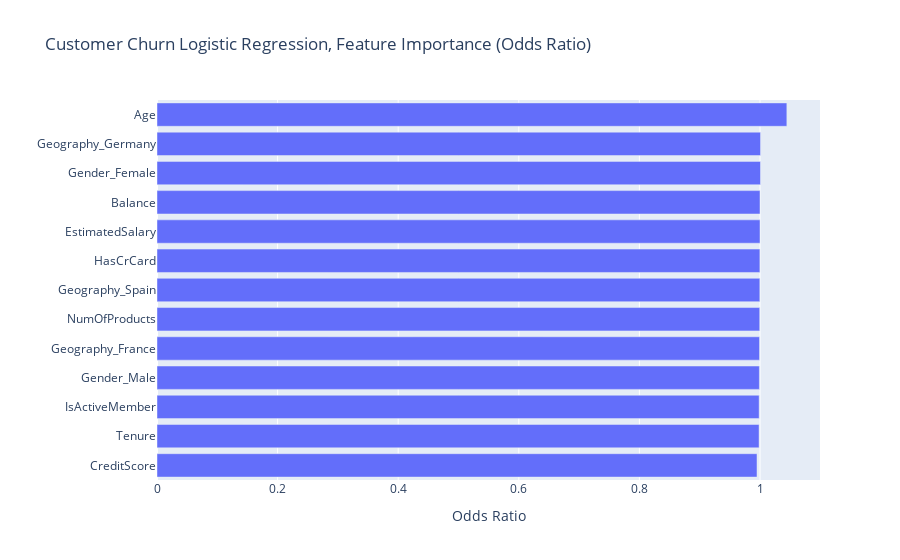

This figure's notebook cell:
### Code cell
# Create horizontal bar chart of feature importances
plt.Figure(figsize=(15,10))
fig = px.bar(
    data_frame=odds_ratios, 
    x=odds_ratios[:15].values, 
    y=odds_ratios[:15].index, 
    title="Customer Churn Logistic Regression, Feature Importance (Odds Ratio)"
)

fig.update_layout(xaxis_title='Odds Ratio', yaxis_title='')
fig.show()

### Figure 1 — Plotly figure (JSON) as saved in the notebook; plotly's stock layout.template omitted (floating-point values rounded to 4 significant figures)
{"data": [{"alignmentgroup": "True", "hovertemplate": "x=%{x}<br>y=%{y}<extra></extra>", "legendgroup": "", "marker": {"color": "#636efa", "pattern": {"shape": ""}}, "name": "", "offsetgroup": "", "orientation": "h", "showlegend": false, "textposition": "auto", "type": "bar", "x": [0.995, 0.9985, 0.9986, 0.999, 0.9992, 0.9995, 0.9997, 0.9998, 1.0, 1.0, 1.001, 1.001, 1.045], "xaxis": "x", "y": ["CreditScore", "Tenure", "IsActiveMember", "Gender_Male", "Geography_France", "NumOfProducts", "Geography_Spain", "HasCrCard", "EstimatedSalary", "Balance", "Gender_Female", "Geography_Germany", "Age"], "yaxis": "y"}], "layout": {"barmode": "relative", "legend": {"tracegroupgap": 0}, "title": {"text": "Customer Churn Logistic Regression, Feature Importance (Odds Ratio)"}, "xaxis": {"anchor": "y", "domain": [0, 1], "title": {"text": "Odds Ratio"}}, "yaxis": {"anchor": "x", "domain": [0, 1], "title": {"text": ""}}}}
